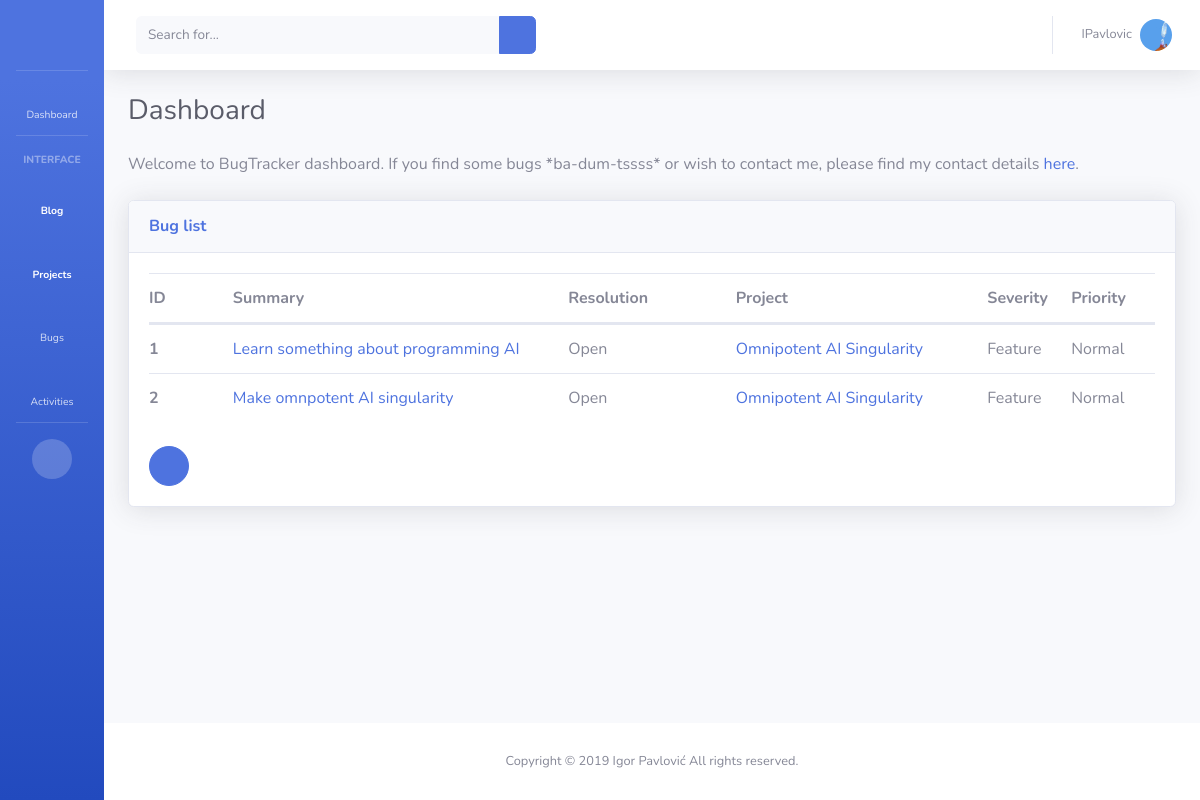
Screenshot of / (signed in) with the database file from the repository.
### users/models.py (models this page shows, shortened)
class CustomUser(AbstractUser):
    image = models.ImageField(upload_to='image/users/', blank=True, null=True)
    def get_absolute_url(self):
        return f"/users/{self.id}"
    def get_edit_password_url(self):
        return f"/users/password/"

### bug/models.py (models this page shows, shortened)
class Bug(models.Model):
    CATEGORY = [
        ('FRONT', 'Frontend'),
        ('BACK', 'Backend'),
        ('OTHER', 'Other'),
    ]
    VIEW_STATUS = [
        ('1', 'Public'),
        ('0', 'Private'),
    ]
    PRIORITY = [
        ('0', 'None'),
        ('1', 'Low'),
        ('2', 'Normal'),
        ('3', 'High'),
        ('4', 'Urgent'),
        ('5', 'Immediate'),
    ]
    RESOLUTION = [
        ('0', 'Open'),
        ('1', 'Reopened'),
        ('2', 'Unable to reproduce'),
        ('3', 'Closed'),
        ('4', 'Suspended'),
    ]
    SEVERITY = [
        ('0', 'Feature'),
        ('1', 'Trivial'),
        ('2', 'Text'),
        ('3', 'Tweak'),
        ('4', 'Minor'),
        ('5', 'Major'),
        ('6', 'Crash'),
        ('7', 'Block'),
    ]
    category     = models.CharField(max_length=10, choices=CATEGORY, default='OTHER')
    view_status  = models.CharField(max_length=1, choices=VIEW_STATUS, default='1')
    priority     = models.CharField(max_length=1, choices=PRIORITY, default='0')
    resolution   = models.CharField(max_length=1, choices=RESOLUTION, default='0')
    severity     = models.CharField(max_length=1, choices=SEVERITY, default='0')
    created_on   = models.DateTimeField(auto_now_add=True)
    updated_on   = models.DateTimeField(auto_now=True)
    author       = models.ForeignKey(settings.AUTH_USER_MODEL, null=True, on_delete=models.SET_NULL, related_name='author_of_bugs')
    assigned_to  = models.ForeignKey(settings.AUTH_USER_MODEL, blank=True, null=True, on_delete=models.SET_NULL, related_name="assigned_to_bugs")
    project      = models.ForeignKey(Project, on_delete=models.CASCADE, related_name="project_bugs")
    summary      = models.CharField(max_length=120)
    description  = models.TextField(null=True, blank=True)
    objects      = BugManager()
    def get_absolute_url(self):
        return f"/bug/{self.id}"

### project/models.py (models this page shows, shortened)
class Project(models.Model):
    name         = models.CharField(max_length=70)
    description  = models.TextField()
    author       = models.ForeignKey(settings.AUTH_USER_MODEL, null=True, on_delete=models.SET_NULL, related_name='project_authors')
    created_on   = models.DateTimeField(auto_now_add=True)
    updated_on   = models.DateTimeField(auto_now=True)
    team_members = models.ManyToManyField(settings.AUTH_USER_MODEL, related_name='projects')
    objects      = ProjectManager()
    def __str__(self):
        return f"{self.name}"
    def get_absolute_url(self):
        return f"/project/{self.id}"

### bugtracker/views.py (the view)
# urls.py: path('', home_page),
def home_page(request):
    query = Bug.objects.all()
    template = "home.html"
    context = {
                "appname_lower": "bug",
                "appname_caps": "Bug",
                "page_heading": "Dashboard",
                "page_title": "Bug list",
                "query": query,
                }
    return render(request, template, context)

### bug/models.py (called while the page is built)
    def get_queryset(self):
        return BugQuerySet(self.model, using=self._db)

### bug/templatetags/js.py (called while the page is built)
@register.filter(is_safe=True)
def js(obj):
    return mark_safe(json.dumps(obj))

### templates/home.html
{% extends "list.html" %}
{% block heading %}
    <h1 class="h3 mb-4 text-gray-800">{{ page_heading }}</h1>
    <p class="mb-4">Welcome to BugTracker dashboard. If you find some bugs *ba-dum-tssss* or wish to contact me, please find my contact details <a target="_blank" href="http://igorpavlovic.com">here</a>.</p>
{% endblock heading %}

### templates/base/topbar.html (shortened to what this page needs)
<nav class="navbar navbar-expand navbar-light bg-white topbar mb-4 static-top shadow">
    <form class="d-none d-sm-inline-block form-inline mr-auto ml-md-3 my-2 my-md-0 mw-100 navbar-search" action="/search/">
      <div class="input-group">
        <input name="q" type="search" class="form-control bg-light border-0 small" placeholder="Search for..." aria-label="Search" aria-describedby="basic-addon2">
        <div class="input-group-append">
          <button class="btn btn-primary" type="submit">
            <i class="fas fa-search fa-sm"></i>
          </button>
        </div>
      </div>
    </form>
    <ul class="navbar-nav ml-auto">
      {% if request.user.is_authenticated %}
      <li class="nav-item dropdown no-arrow">
        <a class="nav-link dropdown-toggle" href="#" id="userDropdown" role="button" data-toggle="dropdown" aria-haspopup="true" aria-expanded="false">
          <span class="mr-2 d-none d-lg-inline text-gray-600 small">{{ request.user.username }}</span>
          {% if request.user.image %}
            <img class="img-profile rounded-circle" src="{{ request.user.image.url }}" width="60px" height="60px">
          {% endif %}
        </a>
      </li>
      {% endif %}
    </ul>
  </nav>

### bug/templates/bug/list_view.html (shortened to what this page needs)
        <div class="table-responsive">
          <table class="table table-hover" id="dataTable" width="100%" cellspacing="0">
            <thead>
              <tr class="row d-flex m-0">
                <th scope="col" class="d-inline-block px-0 col-3 col-lg-1">ID</th>
                <th scope="col" class="d-inline-block px-0 col-9 col-lg-4">Summary</th>
                <th scope="col" class="d-none d-md-inline-block px-0 col-3 col-lg-2">Resolution</th>
                <th scope="col" class="d-none d-md-inline-block px-0 col-9 col-lg-3">Project</th>
                <th scope="col" class="d-none d-lg-inline-block px-0 col-lg-1">Severity</th>
                <th scope="col" class="d-none d-lg-inline-block px-0 col-lg-1">Priority</th>
              </tr>
            </thead>
            <tbody>
              {% for object in query %}
              <tr class="row d-flex m-0">
                <th scope="row" class="d-inline-block px-0 col-3 col-lg-1">{{ object.id }}</th>
                <td class="d-inline-block px-0 col-9 col-lg-4"><a href="{{ object.get_absolute_url }}">{{ object.summary }}</a></td>
                <td class="d-none d-md-inline-block px-0 col-3 col-lg-2">{{ object.get_resolution_display }}</td>
                <td class="d-none d-md-inline-block px-0 col-9 col-lg-3"><a href="{{ object.project.get_absolute_url }}">{{ object.project }}</a></td>
                <td class="d-none d-lg-inline-block px-0 col-lg-1">{{ object.get_severity_display }}</td>
                <td class="d-none d-lg-inline-block px-0 col-lg-1">{{ object.get_priority_display }}</td>
              </tr>
              {% endfor %}
            </tbody>
          </table>
        </div>

### rows the page displays
CustomUser: user.username "IPavlovic", user.image (picture)
Bug: id "1", summary "Learn something about programming AI", resolution "Open", project "Omnipotent AI Singularity", severity "Feature", priority "Normal"
Bug: id "2", summary "Make omnpotent AI singularity", resolution "Open", project "Omnipotent AI Singularity", severity "Feature", priority "Normal"

### other values shown
{{ page_heading }} "Dashboard"
{{ page_title }} "Bug list"
